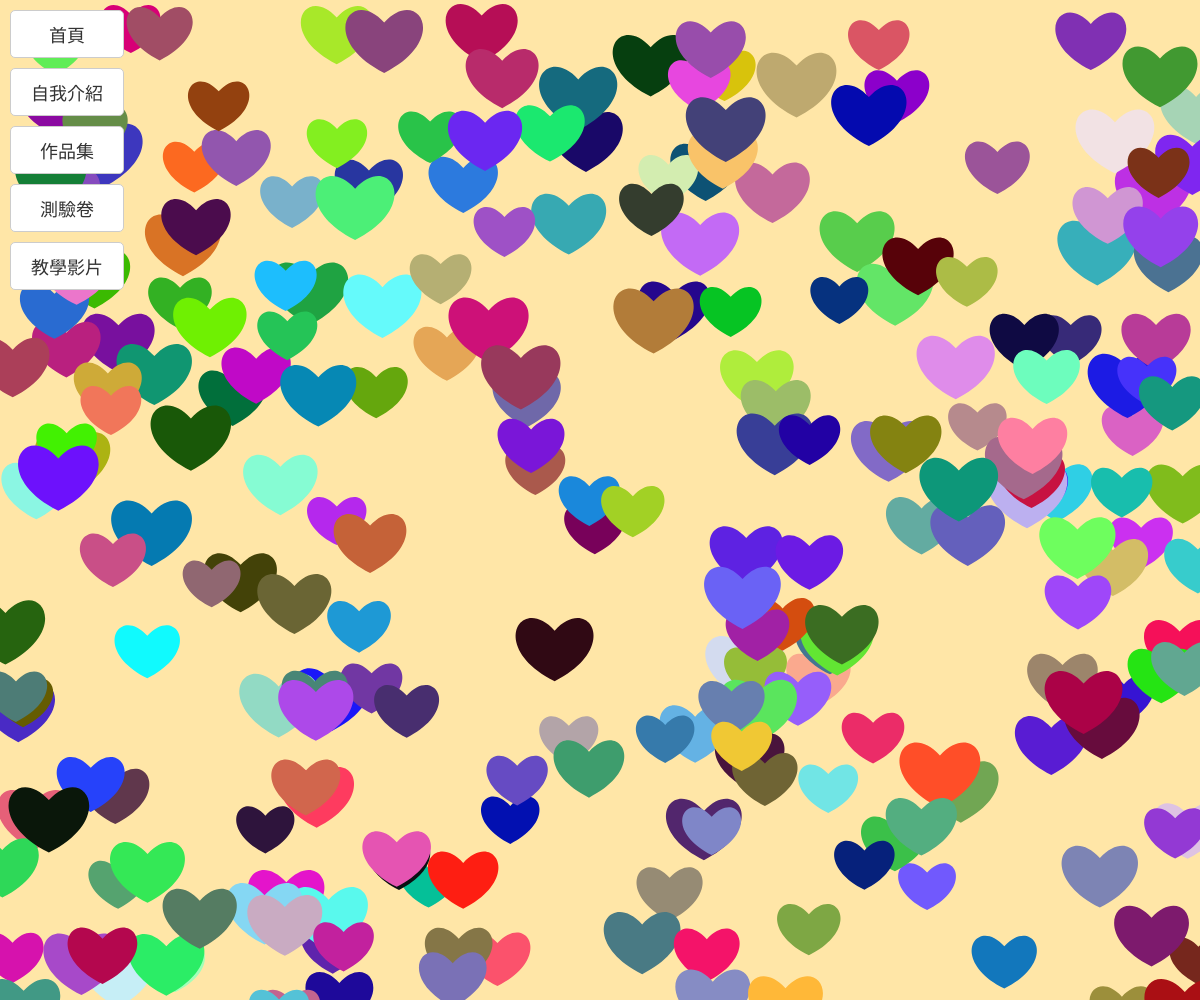
Frame 1 (no input)
Frame 60 (no input): identical to frame 1, image omitted
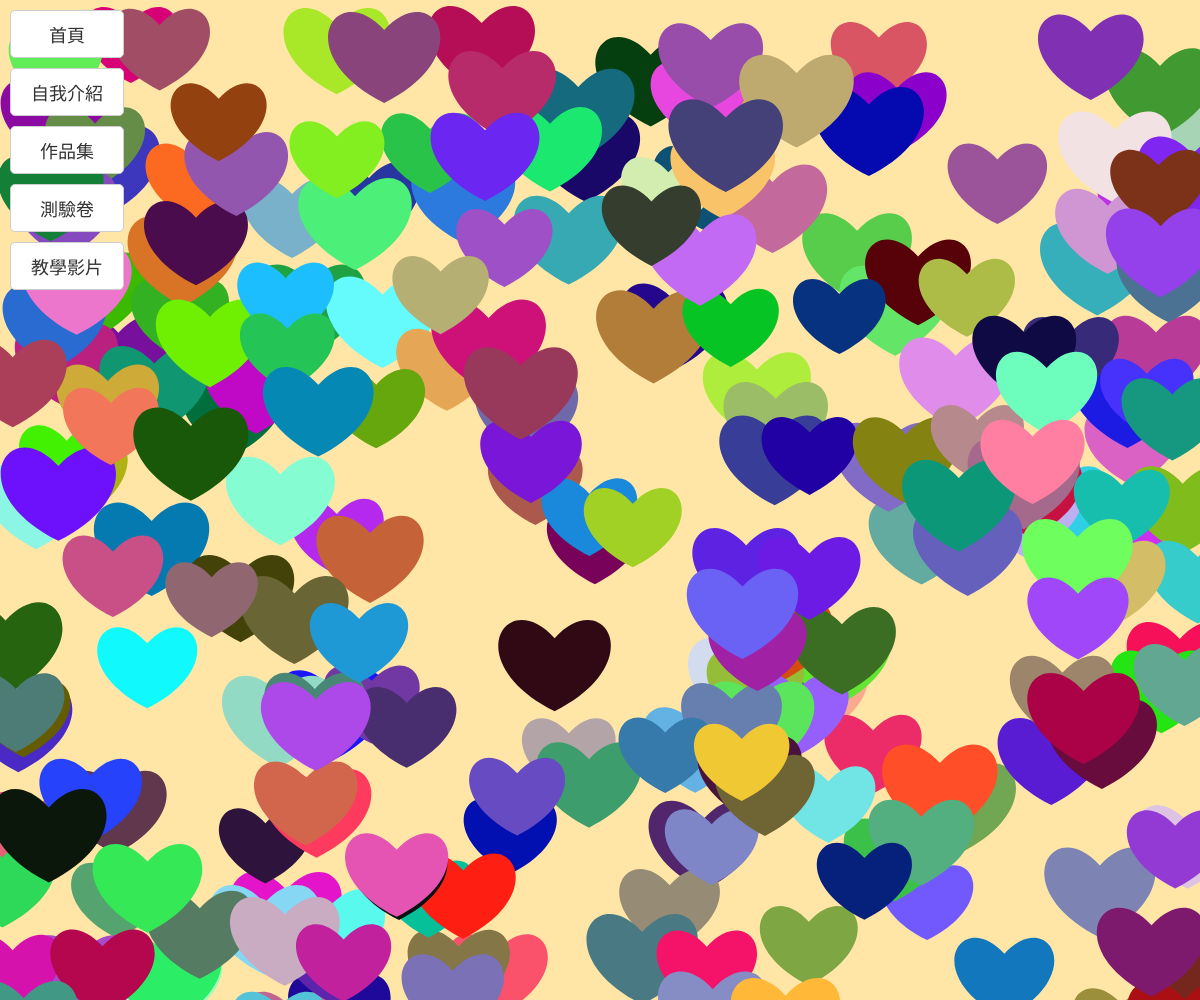
Frame 120 (the mouse pressed at the canvas centre since frame 60)

The p5.js sketch that drew these frames (run headless with seeded random() and noise() and a simulated clock; from frame 60 on, the mouse is pressed at the canvas centre):

// p5.js sketch
// ── sketch.js
let circles = [];
let subMenuVisible = false; // 子選單是否可見的狀態
let iframeContainer; // 用來存放 iframe 的容器

function setup() {
  createCanvas(windowWidth, windowHeight);
  initializeCircles(); // 初始化愛心
  createButtons();
}

function windowResized() {
  resizeCanvas(windowWidth, windowHeight); // 調整畫布大小
  initializeCircles(); // 重新初始化愛心
}

function draw() {
  background('#ffe6a7'); // 畫布顏色

  // 計算愛心大小變化幅度
  let sizeOffset = map(mouseX, 0, width, 20, 80);

  // 繪製所有愛心
  for (let circle of circles) {
    fill(circle.color);
    noStroke();
    drawHeart(circle.x, circle.y, circle.size + sizeOffset);
  }
}

// 初始化愛心的函式
function initializeCircles() {
  circles = []; // 清空現有的愛心
  let numCircles = floor((width * height) / 5000); // 根據畫布大小計算愛心數量
  for (let i = 0; i < numCircles; i++) {
    circles.push({
      x: random(width), // 愛心的 x 座標
      y: random(height), // 愛心的 y 座標
      size: random(30, 50), // 愛心的初始大小
      color: color(random(255), random(255), random(255)) // 愛心的顏色
    });
  }
}

// 繪製愛心的函式
function drawHeart(x, y, size) {
  beginShape();
  let topCurveHeight = size * 0.3;
  vertex(x, y + size * 0.25);
  bezierVertex(x - size / 2, y - topCurveHeight, x - size, y + size * 0.5, x, y + size);
  bezierVertex(x + size, y + size * 0.5, x + size / 2, y - topCurveHeight, x, y + size * 0.25);
  endShape(CLOSE);
}

// 建立按鈕的函式
function createButtons() {
  const buttonLabels = ['首頁', '自我介紹', '作品集', '測驗卷', '教學影片'];
  const buttonContainer = createDiv(); // 建立一個容器來放按鈕
  buttonContainer.style('position', 'absolute');
  buttonContainer.style('top', '10px');
  buttonContainer.style('left', '10px');
  buttonContainer.style('display', 'flex');
  buttonContainer.style('flex-direction', 'column');
  buttonContainer.style('gap', '10px'); // 按鈕之間的間距

  // 建立每個按鈕
  for (let label of buttonLabels) {
    let button = createButton(label);
    button.style('padding', '10px 20px');
    button.style('font-size', '18px');
    button.style('border', '1px solid #ccc');
    button.style('border-radius', '5px');
    button.style('background-color', '#fff');
    button.style('color', '#333');
    button.style('cursor', 'pointer');
    button.style('transition', 'background-color 0.3s'); // 平滑過渡效果

    // 滑鼠移入時變紅色
    button.mouseOver(() => {
      button.style('background-color', 'red');
      button.style('color', '#fff');
    });

    // 滑鼠移出時恢復原樣
    button.mouseOut(() => {
      button.style('background-color', '#fff');
      button.style('color', '#333');
    });

    // 點擊事件
    button.mousePressed(() => {
      console.log(`${label} 被點擊`);
      if (label === '作品集') {
        toggleSubMenu(); // 點擊「作品集」時切換子選單顯示/隱藏
      } else if (label === '測驗卷') {
        showIframe('https://yoyo33759760.github.io/0310-1/');
      } else if (label === '教學影片') {
        showIframe('https://cfchen58.synology.me/%E7%A8%8B%E5%BC%8F%E8%A8%AD%E8%A8%882024/B2/week1/20250217_095228.mp4');
      } else if (label === '自我介紹') {
        showIframe('https://yoyo33759760.github.io/me/');
      }
    });

    buttonContainer.child(button); // 將按鈕加入容器
  }
}

// 切換子選單顯示/隱藏的函式
function toggleSubMenu() {
  if (subMenuVisible) {
    // 如果子選單已顯示，則移除子選單
    const existingSubMenu = select('#subMenuContainer');
    if (existingSubMenu) {
      existingSubMenu.remove();
    }
    subMenuVisible = false;
  } else {
    // 如果子選單未顯示，則建立子選單
    createSubMenu();
    subMenuVisible = true;
  }
}

// 建立子選單的函式
function createSubMenu() {
  const subMenuContainer = createDiv(); // 建立子選單容器
  subMenuContainer.id('subMenuContainer'); // 設定子選單的 ID
  subMenuContainer.style('position', 'absolute');
  subMenuContainer.style('top', '10px'); // 子選單位置與主選單對齊
  subMenuContainer.style('left', '200px'); // 子選單顯示在主選單右側
  subMenuContainer.style('display', 'flex');
  subMenuContainer.style('flex-direction', 'column');
  subMenuContainer.style('gap', '5px'); // 子選單項目間距

  const subMenuLabels = ['W1', '期中筆記', 'W3', 'W4', 'W5', 'W6', 'W7', 'W8', 'W9'];

  for (let label of subMenuLabels) {
    let subButton = createButton(label);
    subButton.style('padding', '5px 15px');
    subButton.style('font-size', '16px');
    subButton.style('border', '1px solid #ccc');
    subButton.style('border-radius', '5px');
    subButton.style('background-color', '#fff');
    subButton.style('color', '#333');
    subButton.style('cursor', 'pointer');
    subButton.style('transition', 'background-color 0.3s');

    // 滑鼠移入時變紫色
    subButton.mouseOver(() => {
      subButton.style('background-color', 'purple');
      subButton.style('color', '#fff');
    });

    // 滑鼠移出時恢復原樣
    subButton.mouseOut(() => {
      subButton.style('background-color', '#fff');
      subButton.style('color', '#333');
    });

    // 點擊事件
    subButton.mousePressed(() => {
      console.log(`${label} 被點擊`);
      if (label === 'W1') {
        showIframe('https://yoyo33759760.github.io/0303-1/'); // 顯示 iframe，載入指定網址
      } else if (label === '期中筆記') {
        showIframe('https://hackmd.io/@ohyrLVUdTXeemUyQIuvSmg/S187moMylg'); // 顯示 iframe，載入期中筆記網址
      }
    });

    subMenuContainer.child(subButton); // 將子按鈕加入子選單容器
  }
}

// 顯示 iframe 的函式
function showIframe(url) {
  // 如果已經有 iframe，則移除
  if (iframeContainer) {
    iframeContainer.remove();
    iframeContainer = null; // 清空 iframeContainer
    return; // 結束函式，避免重新建立 iframe
  }

  // 建立 iframe 容器
  iframeContainer = createDiv();
  iframeContainer.style('position', 'absolute');
  iframeContainer.style('top', '50%');
  iframeContainer.style('left', 'calc(300px + 10px)'); // 子選單寬度200px + 間距10px
  iframeContainer.style('transform', 'translateY(-50%)'); // 垂直居中
  iframeContainer.style('width', '70%'); // 調整寬度
  iframeContainer.style('height', '80%');
  iframeContainer.style('border', '2px solid #ccc');
  iframeContainer.style('box-shadow', '0 4px 8px rgba(0, 0, 0, 0.2)');
  iframeContainer.style('background-color', '#fff');
  iframeContainer.style('z-index', '1000');

  // 建立 iframe 元素
  const iframe = createElement('iframe');
  iframe.attribute('src', url);
  iframe.style('width', '100%');
  iframe.style('height', '100%');
  iframe.style('border', 'none');

  // 將 iframe 加入容器
  iframeContainer.child(iframe);

  // 建立關閉按鈕
  const closeButton = createButton('關閉');
  closeButton.style('position', 'absolute');
  closeButton.style('top', '10px');
  closeButton.style('right', '10px');
  closeButton.style('padding', '5px 10px');
  closeButton.style('background-color', 'red');
  closeButton.style('color', '#fff');
  closeButton.style('border', 'none');
  closeButton.style('border-radius', '5px');
  closeButton.style('cursor', 'pointer');
  closeButton.mousePressed(() => {
    iframeContainer.remove(); // 移除 iframe 容器
    iframeContainer = null; // 清空 iframeContainer
  });

  iframeContainer.child(closeButton);

  // 將 iframe 容器加入畫布
  document.body.appendChild(iframeContainer.elt);
}
